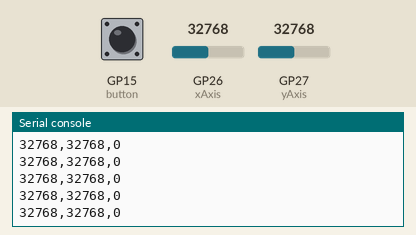
A program run on a simulated Raspberry Pi Pico running MicroPython. On the bench: the last lines printed to the serial console. The test bench sets the inputs (shaded band); at power-on: GP26 (xAxis) = 32768, GP27 (yAxis) = 32768, GP15 (button) HIGH (analog values on the 0–65535 scale).

Above: at 1.2 s.
1.3 s: GP26 (xAxis) set to 45874
At 2.1 s:
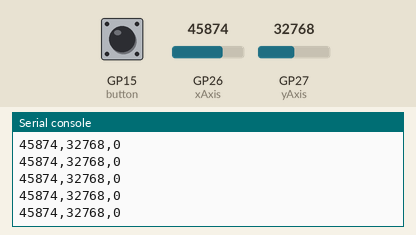
2.8 s: GP27 (yAxis) set to 45874
At 3.3 s:
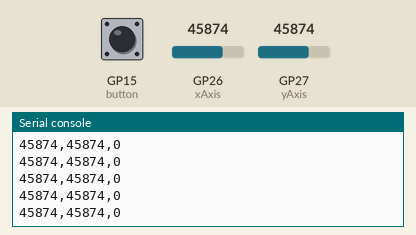
4.3 s: GP15 (button) pulled LOW for 0.15 s
5.9 s: GP26 (xAxis) set to 57670
At 6.9 s:
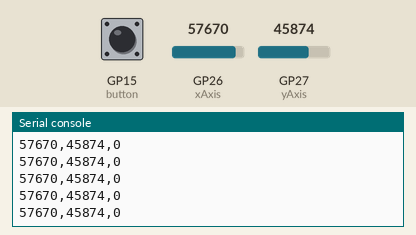
7.4 s: GP15 (button) pulled LOW for 1 s
At 7.9 s:
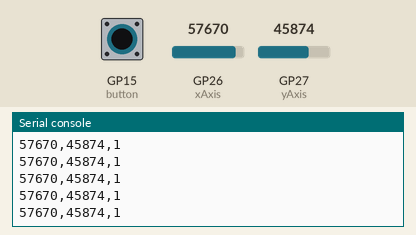
9.9 s: GP27 (yAxis) set to 57670
At 10.4 s:
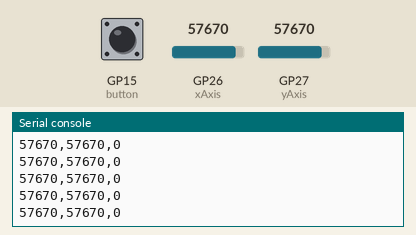
Timing chart, 0 to 12.4 s (numbered marks = the images above; inputs shaded):
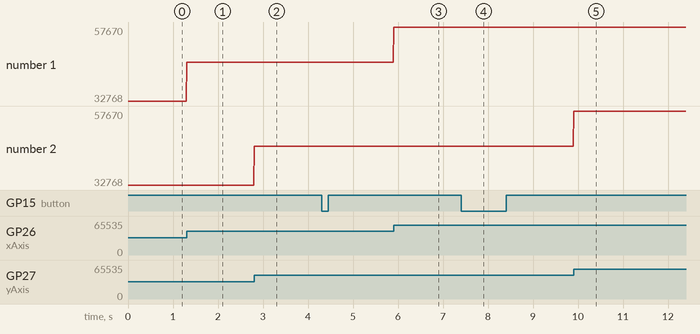

Measured:
- after the input at 1.3 s, the serial console: prints a new line at once (image 1)
- after the input at 2.8 s, the serial console: prints a new line at once (image 2)
- after the input at 5.9 s, the serial console: prints a new line at once (image 3)
- after the input at 7.4 s, the serial console: prints a new line at once (image 4)
- after the input at 9.9 s, the serial console: prints a new line at once (image 5)
- plotted number 1: 32768 → 45874 after the input at 1.3 s, 45874 → 57670 after the input at 5.9 s

The program:

main.py
```python
# main.py para Raspberry Pi Pico + Joystick se debe usar con Thonny IDE y selecccionar el interprete microPython (Raspberry Pi Pico)
import machine
import utime

# --- CONFIGURACIÓN DE PINES ---
# Asegúrate de conectar el Joystick así:
# VRx -> GP26 (Pin 31)
# VRy -> GP27 (Pin 32)
# SW  -> GP15 (Pin 20)
# +5V -> 3V3(OUT) (Pin 36)  <-- IMPORTANTE 3.3V, NO 5V
# GND -> GND (Cualquiera)

xAxis = machine.ADC(26)
yAxis = machine.ADC(27)
button = machine.Pin(15, machine.Pin.IN, machine.Pin.PULL_UP)

print("Iniciando lectura de Joystick...")

while True:
    # Leer valores analógicos (0 a 65535)
    # El centro suele ser aprox 32768
    xValue = xAxis.read_u16()
    yValue = yAxis.read_u16()

    # Leer botón (0 = presionado, 1 = suelto)
    # Invertimos la lógica para que 1 sea presionado, que es más fácil de entender
    btnValue = 0 if button.value() == 1 else 1

    # Formato CSV: "X,Y,BTN"
    # Este print envía los datos por el cable USB a tu PC
    print(f"{xValue},{yValue},{btnValue}")

    # Pequeña pausa (10ms) para no saturar la conexión
    utime.sleep(0.01)
```
